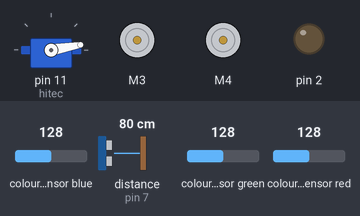
A sketch run on a simulated Arduino Uno, built with avr-gcc and run on an emulated ATmega328P. On the bench: servo, 2 × DC motor (green arrow = forward, orange = backward, longer = faster), output pins drawn as LEDs (lit = HIGH). Wiring (inferred from the names in the program): ultrasonic range finder: trigger pin 9; echo pin 7; TCS34725 colour sensor at I2C address 0x29. The test bench sets the inputs (shaded band); at power-on: distance to the obstacle (sensor on pin 7) 80 cm, colour sensor blue 128, colour sensor green 128, colour sensor red 128. The echo pulse lasts 58.3 µs per cm; pins used as bus, display or sensor lines are not drawn; what the sketch prints to the serial monitor is not drawn.

Above: at 1.2 s.
1.3 s: distance to the obstacle (sensor on pin 7) set to 85 cm
At 2.4 s:
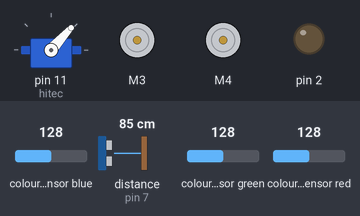
4.3 s: distance to the obstacle (sensor on pin 7) set to 2 cm
At 4.36 s:
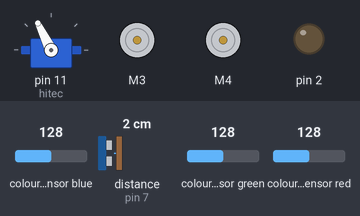
7.3 s: distance to the obstacle (sensor on pin 7) set to 4 cm
At 8.9 s:
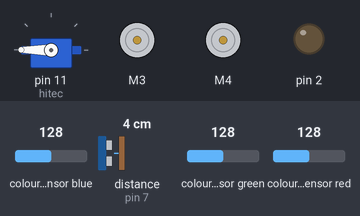
Timing chart, 0 to 44.0 s (numbered marks = the images above; inputs shaded):
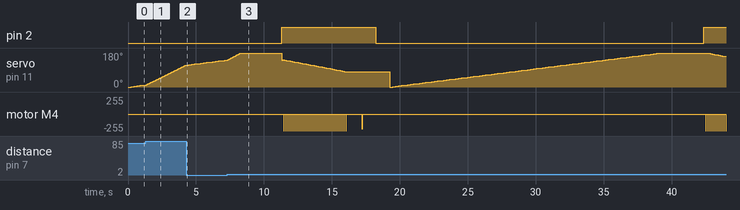

Measured:
- the behaviour switches between 80 and 81 cm on distance to the obstacle (sensor on pin 7) (found by bisection; images 0 and 1)

The sketch:

the_final_presentation.ino
```cpp
#include <AFMotor.h>
#include <Servo.h>
#include <Wire.h>
#include <Math.h>

// 9 is trig and 7 is echo
const int trigPin = 9;
const int echoPin = 7;
Servo hitec;   // instantiate a servo
int deg;   // where is servo (in degrees)
int minDistance;// count how many objects are found
int minDeg;
int curDistance;
int objCounter;
int error =0;
// 80 degree is the front
AF_DCMotor motorL(3); //left 4
AF_DCMotor motorR(4); //right 1

int angle; //right 0; left 180
String inputStr = "";
// COLOR
#define SensorAddressWrite 0x29 //
#define SensorAddressRead 0x29 //
#define EnableAddress 0xa0 // register address + command bits
#define ATimeAddress 0xa1 // register address + command bits
#define WTimeAddress 0xa3 // register address + command bits
#define ConfigAddress 0xad // register address + command bits
#define ControlAddress 0xaf // register address + command bits
#define IDAddress 0xb2 // register address + command bits
#define ColorAddress 0xb4 // register address + command bits

byte i2cWriteBuffer[10];
byte i2cReadBuffer[10];

void setup(){
// set up interaction
// set up the servo
 hitec.attach(11,650,2281);

 // set up the laser
 pinMode (2, OUTPUT);


 // set up  the ultrasonic sensors
  pinMode(echoPin,INPUT);
  pinMode(trigPin,OUTPUT);


motorL.setSpeed(170);
motorR.setSpeed(175);

// color stuff


Wire.begin();
Serial.begin(9600);  // start serial for output
init_TCS34725();
get_TCS34725ID();     // get the device ID, this is just a test to see if we're connected
objCounter = 0;
}


void loop(){
//Serial.println("FOUND IT");
objCounter += 1;
// find the object
 locate() ;
/*if(objCounter == 1){
Serial.println("First Object:");
}
else if(objCounter == 2){
Serial.println("Second Object:");
}
else if(objCounter == 3){
Serial.println("Third Object:");
}
// wont go beyond three objs
Serial.print("@");
Serial.print(minDeg);
Serial.print(" degree ");
Serial.print("; ");
Serial.print(minDistance);
Serial.println(" cm");
*/
// go to the object

int curDeg = minDeg;
  if (minDeg >90){

       curDeg += 2;
   hitec.write(curDeg);


 motorR.setSpeed(250); //left
 delay(40);
 while (curDeg != 80) {
  motorR.run(BACKWARD);
    delay(47);
    curDeg -= 2;
    hitec.write(curDeg);
    motorR.run(RELEASE);
     delay(100);
 }

  }

 else if (minDeg < 70){ // the object is right,  right stop, left movesfor(int j = 0; j< abs(90-minDeg)/2; j++ ){
while (curDeg != 80) {

   motorL.setSpeed(250);
  motorL.run(BACKWARD);
    delay(45);
    curDeg +=  2;
    hitec.write(curDeg);
    motorL.run(RELEASE);
     delay(100);

 }
 }
   delay(1000);


// go forward


 motorL.setSpeed(190); //left
 motorR.setSpeed(225); //right
 delay(50);
 motorR.run(BACKWARD);
 delay(25);
 motorL.run(BACKWARD);
 curDistance = sense();

while (curDistance > 20) {

  delay(100);
  curDistance = sense();
}
//delay(abs(minDistance)*6.5/2/3.14/14/14*90/32*700);

motorL.setSpeed(0);
motorR.setSpeed(0);
motorL.run(RELEASE);
motorR.run(RELEASE);

delay(1000);

digitalWrite(2,LOW);

//Serial.print("The color is ");
get_Colors();
//Serial.println("Continue searching?");
/*if (Serial.available()){
  delay (100);
  while(Serial.available()){
    char userA = (char)Serial.read();
    inputStr += userA;
  }
  if(inputStr== "Y"){
  }
   else if(inputStr == "N"){
    Serial.println("FOUND IT!");
    while(1); // let's pause here
  }
  inputStr = "";
}
*/
delay(1000);

}


void locate() {
  minDistance = 9000;
  digitalWrite(9,LOW);
  delayMicroseconds(10);
for ( deg =0; deg<= 180; deg = deg+2)
{
   hitec.write(deg);
  delay(50);
  curDistance = sense();
 Serial.print(deg);
  Serial.print(",");
  Serial.print(curDistance);
  Serial.print(".");

  if (minDistance >= curDistance){
  minDistance = curDistance;
  minDeg = deg;
  delay(170);
  }


}
 Serial.print("*");
  Serial.print(",");
  Serial.print("*");
  Serial.print(".");
  delay(3000);
/*Serial.print(minDeg);
Serial.print(",");
Serial.print(minDistance);
Serial.print(".");
delay(3000);
 Serial.print("+");
  Serial.print(",");
  Serial.print("+");
  Serial.print(".");*/
hitec.write(minDeg);
digitalWrite(2,HIGH);
delay(100);

}


float sense(){
  digitalWrite(trigPin, LOW);
  delayMicroseconds(2);
  digitalWrite(trigPin,HIGH);
  delayMicroseconds(20);
  digitalWrite(trigPin,LOW);
  float distance = pulseIn(echoPin,HIGH)*0.034/2;
  return distance;
}


/********************************************************************************************/
// Everything about colors
/*
Send register address and the byte value you want to write the magnetometer and
loads the destination register with the value you send
*/
void Writei2cRegisters(byte numberbytes, byte command)
{
    byte i = 0;

    Wire.beginTransmission(SensorAddressWrite);   // Send address with Write bit set
    Wire.write(command);                          // Send command, normally the register address
    for (i=0;i<numberbytes;i++)                       // Send data
    Wire.write(i2cWriteBuffer[i]);
    Wire.endTransmission();

    delayMicroseconds(100);      // allow some time for bus to settle
}
/*
Send register address to this function and it returns byte value
for the magnetometer register's contents
*/
byte Readi2cRegisters(int numberbytes, byte command)
{
   byte i = 0;

    Wire.beginTransmission(SensorAddressWrite);   // Write address of read to sensor
    Wire.write(command);
    Wire.endTransmission();

    delayMicroseconds(100);      // allow some time for bus to settle

    Wire.requestFrom(SensorAddressRead,numberbytes);   // read data
    for(i=0;i<numberbytes;i++)
      i2cReadBuffer[i] = Wire.read();
    Wire.endTransmission();

    delayMicroseconds(100);      // allow some time for bus to settle
}
void init_TCS34725(void)
{
  i2cWriteBuffer[0] = 0x10;
  Writei2cRegisters(1,ATimeAddress);    // RGBC timing is 256 - contents x 2.4mS =
  i2cWriteBuffer[0] = 0x00;
  Writei2cRegisters(1,ConfigAddress);   // Can be used to change the wait time
  i2cWriteBuffer[0] = 0x00;
  Writei2cRegisters(1,ControlAddress);  // RGBC gain control
  i2cWriteBuffer[0] = 0x03;
  Writei2cRegisters(1,EnableAddress);    // enable ADs and oscillator for sensor
}

void get_TCS34725ID(void)
{
  Readi2cRegisters(1,IDAddress);
  if (i2cReadBuffer[0] = 0x44)
  error =0;
    //Serial.println("TCS34725 is present");
  else
  error=1;
   // Serial.println("TCS34725 not responding");
}
/*
Reads the register values for clear, red, green, and blue.
*/
char get_Colors(void)
{
  unsigned int clear_color = 0;
  unsigned int red_color = 0;
  unsigned int green_color = 0;
  unsigned int blue_color = 0;

  Readi2cRegisters(8,ColorAddress);
  clear_color = (unsigned int)(i2cReadBuffer[1]<<8) + (unsigned int)i2cReadBuffer[0];
  red_color = (unsigned int)(i2cReadBuffer[3]<<8) + (unsigned int)i2cReadBuffer[2];
  green_color = (unsigned int)(i2cReadBuffer[5]<<8) + (unsigned int)i2cReadBuffer[4];
  blue_color = (unsigned int)(i2cReadBuffer[7]<<8) + (unsigned int)i2cReadBuffer[6];

  // send register values to the serial monitor

  Serial.print(clear_color,DEC);
  Serial.print("?");
  Serial.print(red_color, DEC);
  Serial.print("/");
  Serial.print(green_color, DEC);
  Serial.print(":");
  Serial.println(blue_color, DEC);
  Serial.print(";");

 // Basic RGB color differentiation can be accomplished by comparing the values and the largest reading will be
 // the prominent color

 /* if((red_color>blue_color) && (red_color>green_color))
    Serial.println("red");
  else if((green_color>blue_color) && (green_color>red_color))
    Serial.println("green");
  else if((blue_color>red_color) && (blue_color>green_color))
    Serial.println("blue");
  else
    Serial.println("not detectable");
    */

}
```
